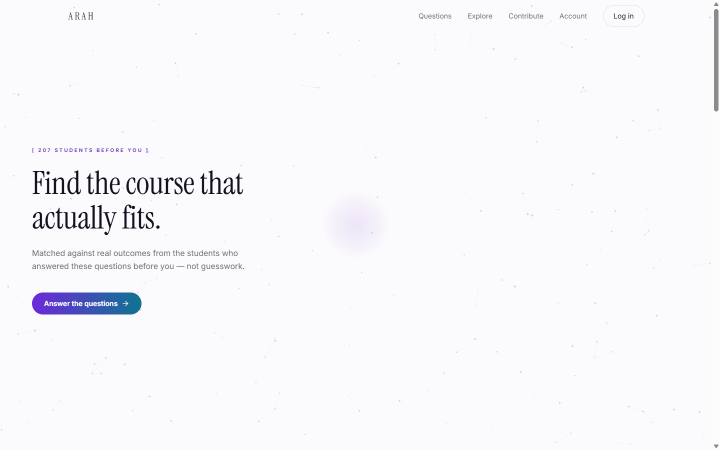
#> input picture decks/assets/01-landing.png, 1440 x 900 px (shown at 1/2 size); its folder holds 4 pictures in this run
$ python crop_shots.py
#> lines starting #> are read from the running program, lines starting #| are printed output that depends on the picture
# Crop the raw 1440x900 captures down to the part of each page worth showing.
#
# A browser screenshot dropped whole into a slide is mostly empty margin — at
# slide size the content ends up too small to read. These crops are chosen by
# eye, once, and recorded here so a re-capture can be re-cropped identically.
#
#     python decks/crop_shots.py
#
# Raw captures live in decks/assets/ as NN-name.png; crops are written beside
# them as NN-name.crop.png, which is what system-overview.js embeds.

from pathlib import Path

from PIL import Image

ASSETS = Path(__file__).resolve().parent / "assets"

# (left, top, right, bottom) in the 1440x900 capture.
CROPS = {
    "01-landing": (30, 0, 1310, 760),
    "02-questions": (300, 190, 1320, 860),
    "04-results-top": (110, 180, 1040, 850),
    "05-results-cards": (140, 60, 1010, 670),
    "07-field-profile": (110, 165, 1030, 580),
    "08-field-suppressed": (110, 130, 900, 870),
    "10-admin-overview": (0, 0, 1440, 680),
    "11-admin-field-distribution": (270, 95, 1420, 670),
    "12-admin-response-charts": (270, 90, 1420, 890),
    "13-admin-survey-data": (270, 90, 1420, 890),
    "15-algorithm-tester": (280, 80, 1420, 740),
    "16-admin-accuracy": (280, 395, 1420, 850),
}


def main():
    for stem, box in CROPS.items():
        source = ASSETS / f"{stem}.png"
        if not source.exists():
            print(f"missing {source.name} — skipped")
            continue
        image = Image.open(source).crop(box)
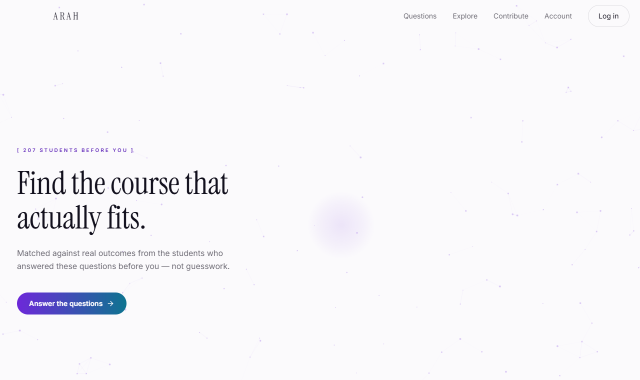
#> image: PIL image 1280x760 RGB (shown at 1/2 size); mean R, G, B 246.7, 245.8, 249
        target = ASSETS / f"{stem}.crop.png"
        image.save(target, optimize=True)
        print(f"{target.name:<38} {image.width}x{image.height}")
#| 01-landing.crop.png                    1280x760
#> pass 2 of the loop in main, `for stem, box in CROPS.items():`:
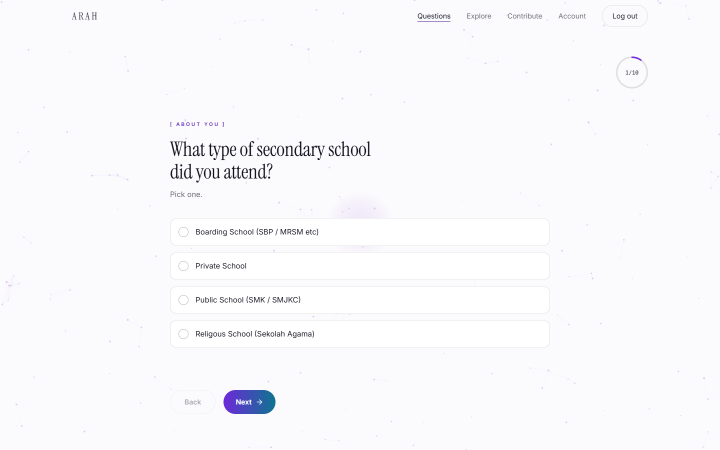
#> input picture decks/assets/02-questions.png, 1440 x 900 px (shown at 1/2 size)
#> in main, `image = Image.open(source).crop(box)`:
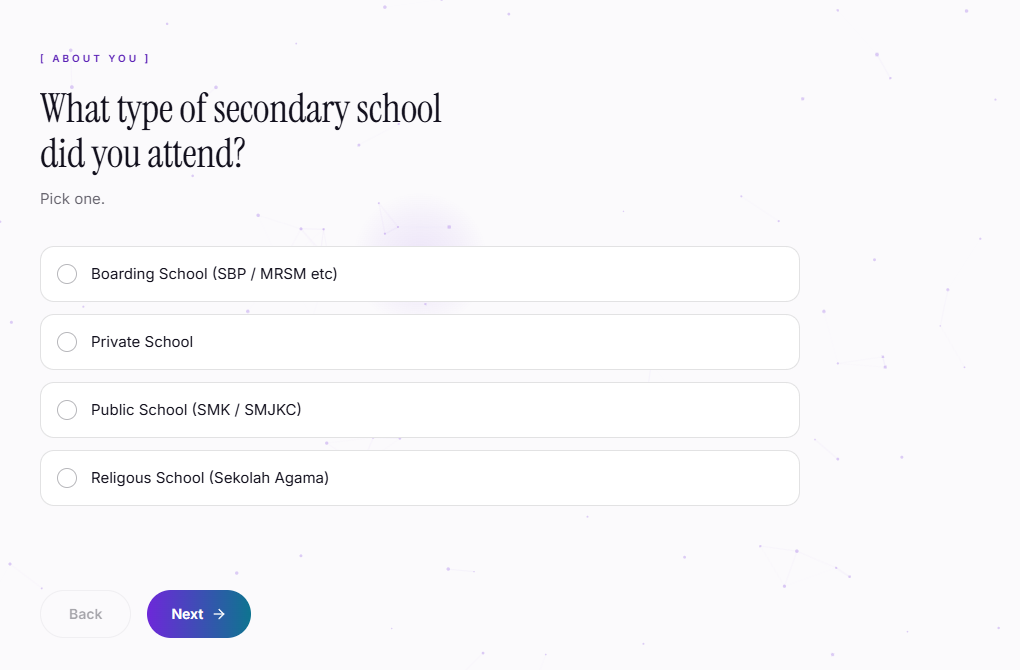
#> image: PIL image 1020x670 RGB; mean R, G, B 248, 247.3, 249.7
#| 02-questions.crop.png                  1020x670


if __name__ == "__main__":
    main()
